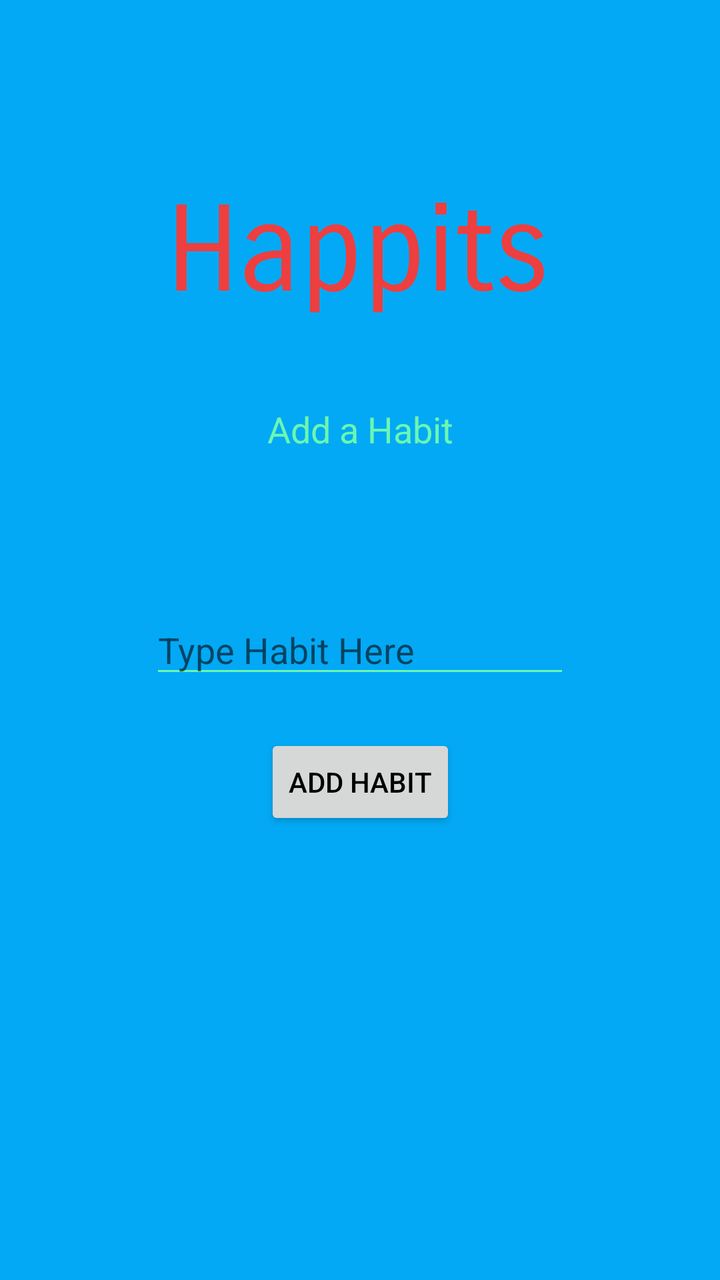
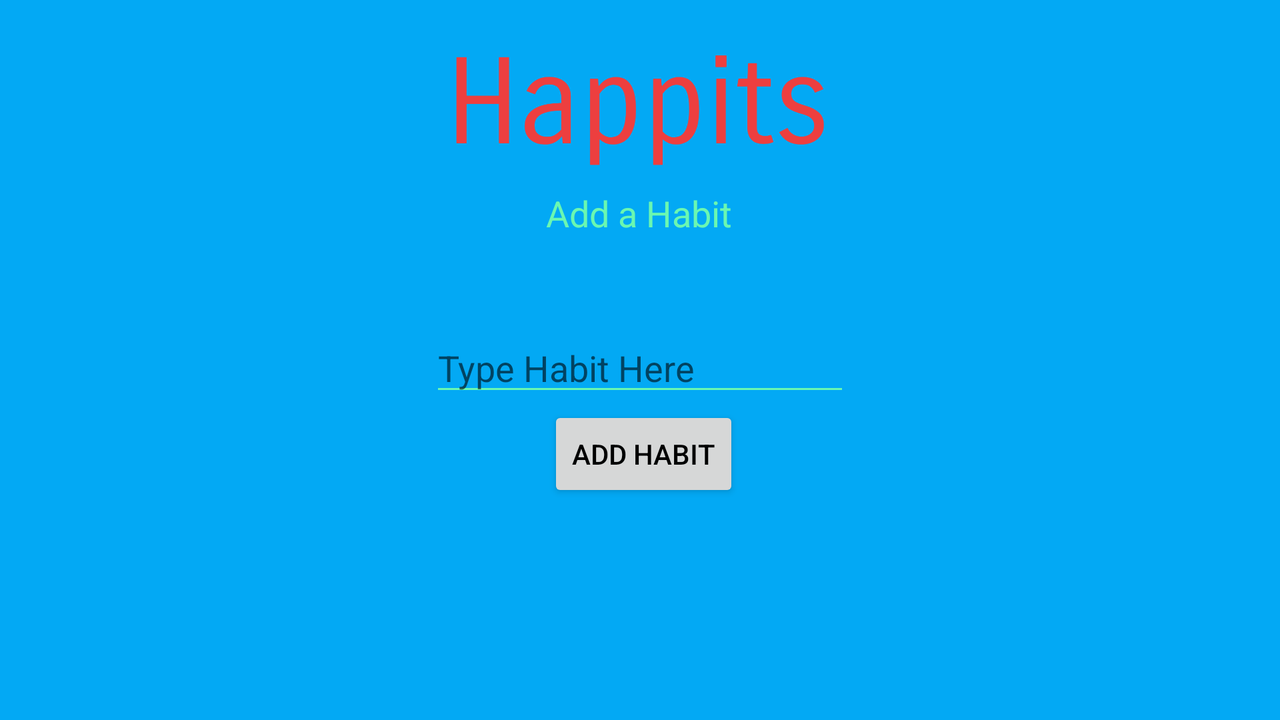

The same Android screen from two of the app's own layout files: first res/layout/ as a phone draws it, then the repository's variant for another configuration, drawn on a device whose configuration selects that folder. Both files follow.
<!-- AndroidManifest.xml: application theme AppTheme -->
<!-- res/layout/activity_add_habit.xml -->
<?xml version="1.0" encoding="utf-8"?>

<android.support.constraint.ConstraintLayout xmlns:android="http://schemas.android.com/apk/res/android"
    xmlns:app="http://schemas.android.com/apk/res-auto"
    xmlns:tools="http://schemas.android.com/tools"
    android:layout_width="match_parent"
    android:layout_height="match_parent"
    tools:context="ca.on.conestogac.kjproject.AddHabitActivity">

    <TextView
        android:id="@+id/textView"
        android:layout_width="wrap_content"
        android:layout_height="wrap_content"
        android:layout_marginBottom="28dp"
        android:text="Add a Habit"
        android:textColor="@color/colorAccent"
        android:textSize="18sp"
        app:layout_constraintBottom_toBottomOf="@+id/imageView8"
        app:layout_constraintEnd_toEndOf="parent"
        app:layout_constraintStart_toStartOf="parent" />

    <ImageView
        android:id="@+id/imageView8"
        android:layout_width="184dp"
        android:layout_height="0dp"
        android:layout_marginBottom="48dp"
        android:layout_marginTop="3dp"
        app:layout_constraintBottom_toTopOf="@+id/txtHabit"
        app:layout_constraintEnd_toEndOf="parent"
        app:layout_constraintStart_toStartOf="parent"
        app:layout_constraintTop_toTopOf="parent"
        app:srcCompat="@drawable/happits_word" />

    <EditText
        android:id="@+id/txtHabit"
        android:layout_width="wrap_content"
        android:layout_height="wrap_content"
        android:layout_marginBottom="23dp"
        android:ems="10"
        android:hint="Type Habit Here"
        android:inputType="textPersonName"
        android:textColor="@color/colorAccent"
        app:layout_constraintBottom_toTopOf="@+id/btnAddHabit"
        app:layout_constraintEnd_toEndOf="parent"
        app:layout_constraintStart_toStartOf="parent"
        app:layout_constraintTop_toBottomOf="@+id/imageView8" />

    <Button
        android:id="@+id/btnAddHabit"
        android:layout_width="wrap_content"
        android:layout_height="wrap_content"
        android:layout_marginBottom="225dp"
        android:onClick="addHabit"
        android:text="Add Habit"
        app:layout_constraintBottom_toBottomOf="parent"
        app:layout_constraintEnd_toEndOf="parent"
        app:layout_constraintStart_toStartOf="parent"
        app:layout_constraintTop_toBottomOf="@+id/txtHabit" />
</android.support.constraint.ConstraintLayout>
<!-- resources referenced by this layout -->
<resources>
  <color name="colorAccent">#6af7b1</color>
  <!-- drawable happits_word: png bitmap (drawable, 41657 bytes) -->
  <!-- from res/values-v21/ -->
  <style name="AppTheme" parent="Theme.AppCompat.Light.NoActionBar">
          
          <item name="colorPrimary">@color/colorPrimary</item>
          <item name="colorPrimaryDark">@android:color/holo_blue_bright</item>
          <item name="colorAccent">@color/colorAccent</item>
          <item name="android:colorBackground">@color/colorPrimary</item>
          <item name="android:textColorPrimaryInverse">@color/colorAccent</item>
          <item name="android:textColorSecondaryInverse">@android:color/holo_blue_bright</item>
          <item name="android:textColorPrimary">@android:color/black</item>
          <item name="android:navigationBarColor">@android:color/holo_blue_bright</item>
          <item name="android:colorForeground">@color/colorPrimary</item>
          <item name="android:textColorSecondary">@color/colorAccent</item>
      </style>
  <color name="colorPrimary">#03a9f4</color>
</resources>
<!-- res/layout-land/activity_add_habit.xml (the repository's variant of the layout above) -->
<!-- drawn on the phone turned sideways -->
<?xml version="1.0" encoding="utf-8"?>
<android.support.constraint.ConstraintLayout xmlns:android="http://schemas.android.com/apk/res/android"
    xmlns:app="http://schemas.android.com/apk/res-auto"
    xmlns:tools="http://schemas.android.com/tools"
    android:layout_width="match_parent"
    android:layout_height="match_parent"
    tools:context="ca.on.conestogac.kjproject.AddHabitActivity"
    tools:layout_editor_absoluteY="25dp">

    <TextView
        android:id="@+id/textView"
        android:layout_width="wrap_content"
        android:layout_height="wrap_content"
        android:layout_marginBottom="43dp"
        android:layout_marginStart="45dp"
        android:text="Add a Habit"
        android:textColor="@color/colorAccent"
        android:textSize="18sp"
        app:layout_constraintBottom_toTopOf="@+id/txtHabit"
        app:layout_constraintStart_toStartOf="@+id/imageView8"
        app:layout_constraintTop_toBottomOf="@+id/imageView8" />

    <ImageView
        android:id="@+id/imageView8"
        android:layout_width="184dp"
        android:layout_height="0dp"
        android:layout_marginTop="16dp"
        app:layout_constraintBottom_toTopOf="@+id/textView"
        app:layout_constraintEnd_toEndOf="parent"
        app:layout_constraintStart_toStartOf="parent"
        app:layout_constraintTop_toTopOf="parent"
        app:srcCompat="@drawable/happits_word" />

    <EditText
        android:id="@+id/txtHabit"
        android:layout_width="wrap_content"
        android:layout_height="wrap_content"
        android:ems="10"
        android:hint="Type Habit Here"
        android:inputType="textPersonName"
        android:textColor="@color/colorAccent"
        app:layout_constraintBottom_toTopOf="@+id/btnAddHabit"
        app:layout_constraintEnd_toEndOf="parent"
        app:layout_constraintStart_toStartOf="parent"
        app:layout_constraintTop_toBottomOf="@+id/textView" />

    <Button
        android:id="@+id/btnAddHabit"
        android:layout_width="wrap_content"
        android:layout_height="wrap_content"
        android:layout_marginBottom="109dp"
        android:layout_marginStart="59dp"
        android:text="Add Habit"
        app:layout_constraintBottom_toBottomOf="parent"
        app:layout_constraintStart_toStartOf="@+id/txtHabit"
        app:layout_constraintTop_toBottomOf="@+id/txtHabit" />
</android.support.constraint.ConstraintLayout>
